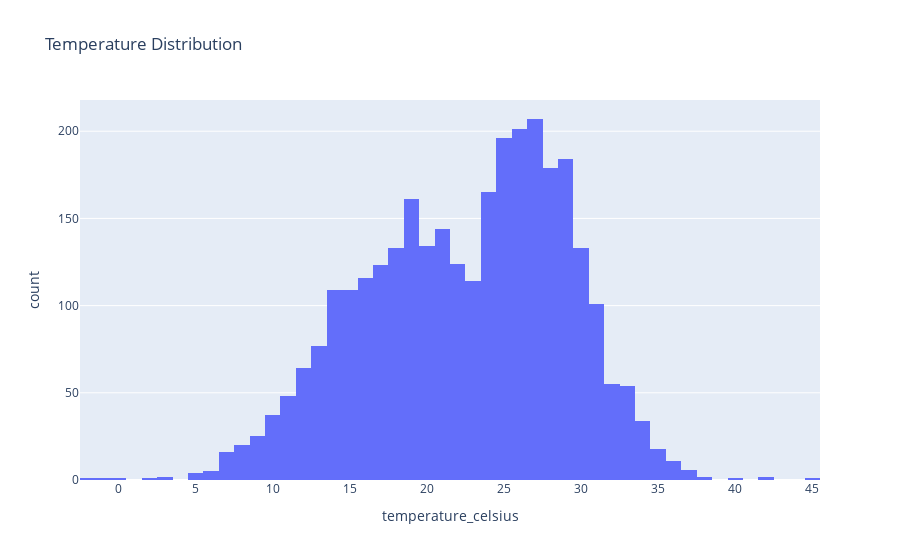

The notebook cell this image was saved under:
### Code cell
import plotly.express as px

px.histogram(df, x='temperature_celsius', nbins=50,
             title='Temperature Distribution')

### Figure 1 — Plotly figure (JSON) as saved in the notebook; plotly's stock layout.template omitted (floating-point values rounded to 4 significant figures; data arrays with more than 128 entries replaced by an {"elided": "..."} marker saying what was removed)
{"data": [{"bingroup": "x", "hovertemplate": "temperature_celsius=%{x}<br>count=%{y}<extra></extra>", "legendgroup": "", "marker": {"color": "#636efa", "pattern": {"shape": ""}}, "name": "", "nbinsx": 50, "orientation": "v", "showlegend": false, "type": "histogram", "x": {"elided": "3119 float values"}, "xaxis": "x", "yaxis": "y"}], "layout": {"barmode": "relative", "legend": {"tracegroupgap": 0}, "title": {"text": "Temperature Distribution"}, "xaxis": {"anchor": "y", "domain": [0, 1], "title": {"text": "temperature_celsius"}}, "yaxis": {"anchor": "x", "domain": [0, 1], "title": {"text": "count"}}}}
